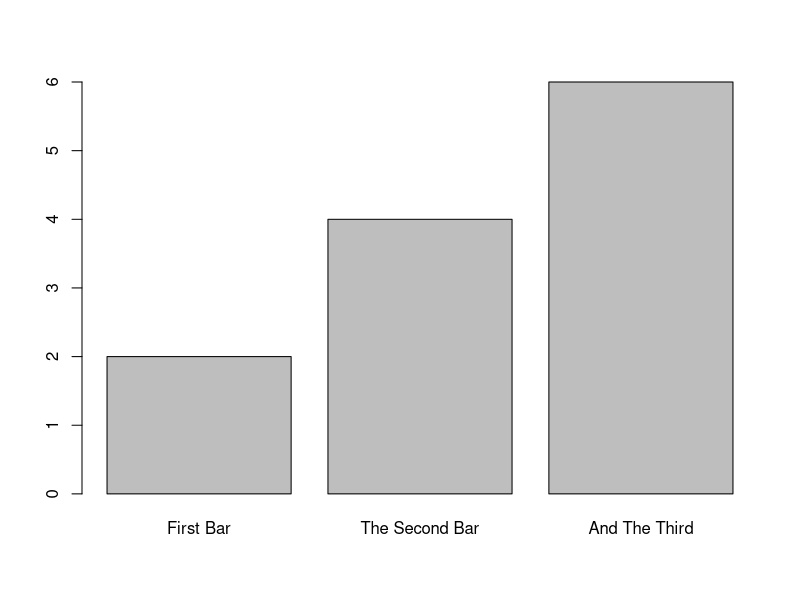
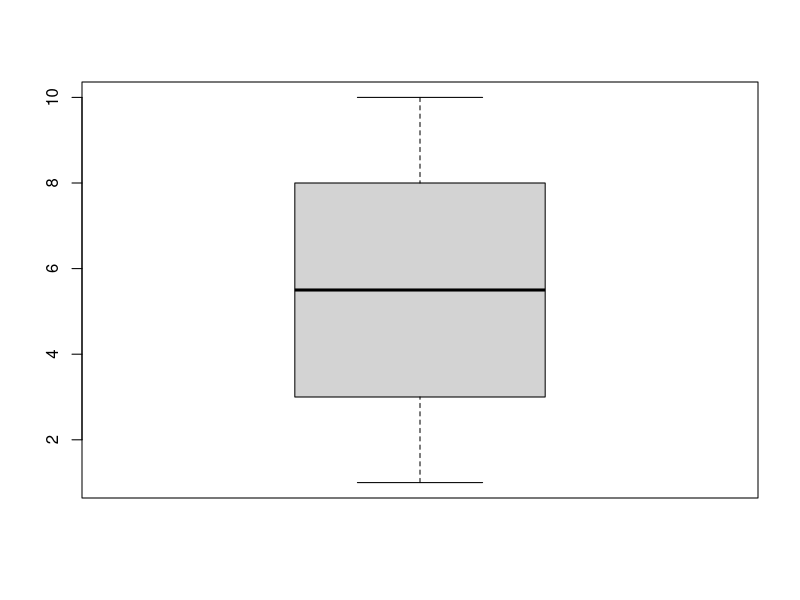
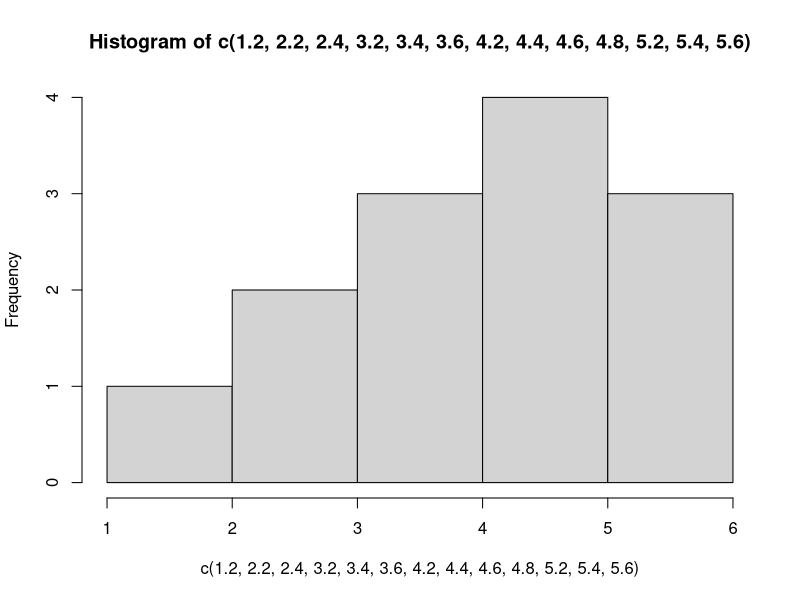
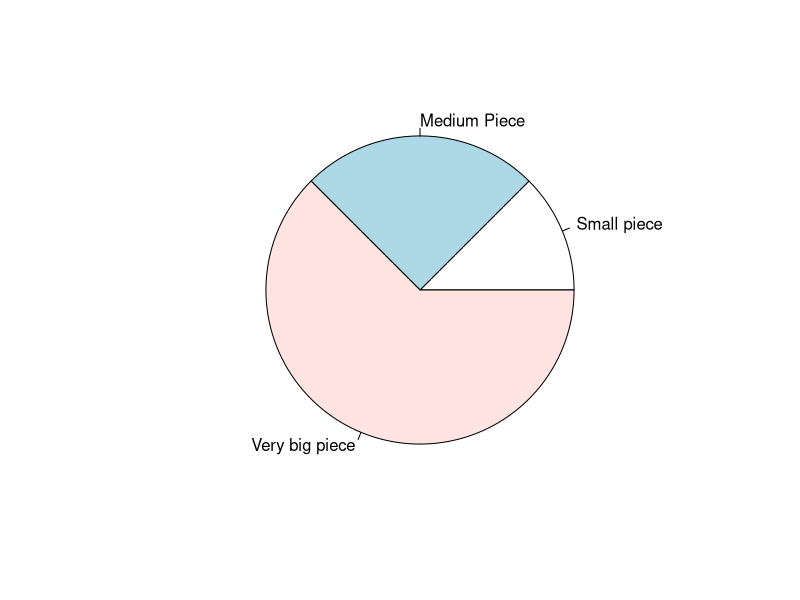
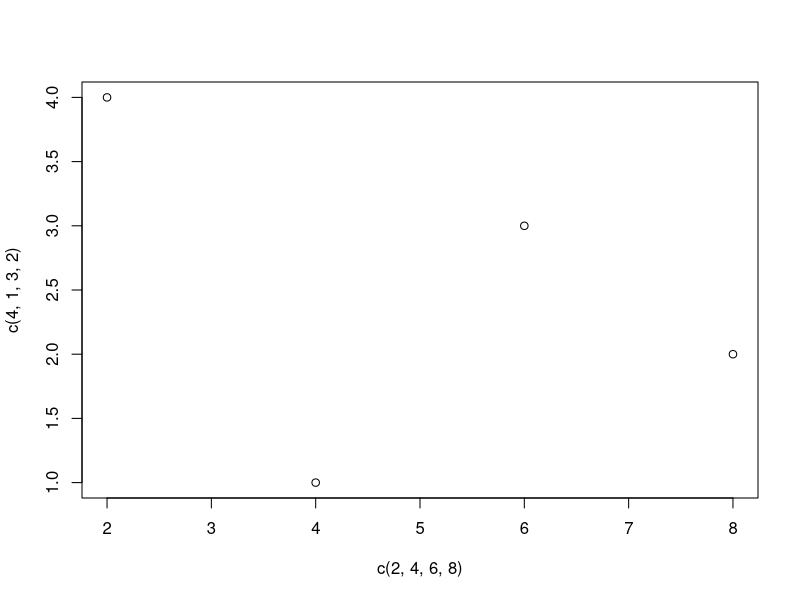

The R script that drew these images, in order:
#**ALT=Bar chart of three bars with heights, from left-to-right, of 2, 4, and 6.**#
barplot(height = c(2, 4, 6), names = c("First Bar", "The Second Bar", "And The Third"))

#**ALT=A box plot**# 
boxplot(x = c(1, 2, 3, 4, 5, 6, 7, 8, 9, 10))

cor(x = c(1, 2, 3, 4), y = c(4, 1, 3, 2))

dbinom(x = 7, size = 10, prob = 0.35)

dbinom(x = c(2, 4, 6), size = 12, prob = 0.67)

#**ALT=A histogram.**#
hist(x = c(1.2, 2.2, 2.4, 3.2, 3.4, 3.6, 4.2, 4.4, 4.6, 4.8, 5.2, 5.4, 5.6))

length(x = c(2, 4, 6))

x <- c(1, 2, 3, 4)
y <- c(4, 3, 1, 2)
lm(y ~ x)

median(x = c(7, 11, 2, 19, 45, 12, 31))

pchisq(q = 10, df = 8, lower.tail = TRUE)

pchisq(q = 20, df = 24, lower.tail = FALSE)

pf(q = 0.5, df1 = 5, df2 = 1, lower.tail = TRUE)

pf(q = 1.0, df1 = 10, df2 = 10, lower.tail = FALSE)

#**ALT=A pie chart with a small piece, a medium piece, and a very big piece.**#
pie(x = c(30, 60, 150), labels = c("Small piece", "Medium Piece", "Very big piece"))

plot(x = c(2, 4, 6, 8), y = c(4, 1, 3, 2))

pnorm(q = 0, lower.tail = TRUE)

pnorm(q = -1.475, lower.tail = FALSE)

pt(q = 1.5, df = 6, lower.tail = TRUE)

pt(q = -0.5, df = 12, lower.tail = FALSE)

qnorm(p = 0.5, lower.tail = TRUE)

qnorm(p = 0.9299, lower.tail = FALSE)

qt(p = 0.8, df = 3, lower.tail = TRUE)

qt(p = 0.6, df = 7, lower.tail = FALSE)

quantile(x = c(1, 2, 3, 4), probs = 0.50)

quantile(x = c(1, 2, 3, 4), probs = c(0.10, 0.90))

sample( x = c(1, 2, 3, 4, 5, 6, 7, 8, 9), size = 3 )

sqrt(x = 4)

sqrt(x = c(1, 4, 9, 20))

sum(x = c(1, 2, 3, 4))
